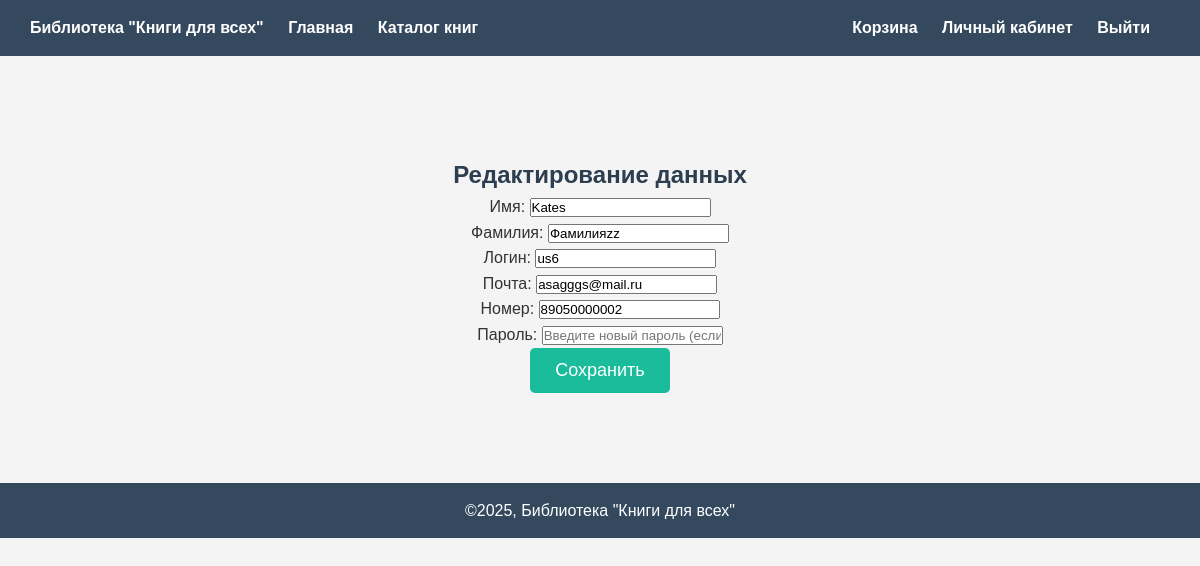
/code/user_edit.php (signed in), run on the app's committed database.
### tables this page shows
CREATE TABLE `users` (
  `ID` int(11) NOT NULL,
  `login` varchar(255) NOT NULL,
  `password` varchar(255) NOT NULL,
  `email` varchar(255) DEFAULT NULL,
  `created_at` timestamp NOT NULL DEFAULT CURRENT_TIMESTAMP,
  `name` varchar(255) DEFAULT NULL,
  `surname` varchar(255) DEFAULT NULL,
  `number` varchar(20) DEFAULT NULL,
  `reg_day` date DEFAULT NULL
);

### code/user_edit.php (the view, shortened to what this page needs)
<?php
include("db_connect.php");
$user_id = $_SESSION['ID'];
$query = "SELECT * FROM users WHERE ID = ?";
$stmt = $conn->prepare($query);
$stmt->bind_param('i', $user_id);
$stmt->execute();
$result = $stmt->get_result();
$info = $result->fetch_assoc();
?>
<!DOCTYPE html>
<html lang="ru">
<head>
    <link rel="stylesheet" href="user.css" />
</head>
<body>
<div class="header">
    <div class="left-header">
        <a href="index.php">Библиотека "Книги для всех"</a>
        <a href="index.php">Главная</a>
        <a href="catalog.php">Каталог книг</a>
    </div>
    <?php if (empty($_SESSION['auth'])): ?>
        <div class="right-header">
            <a href="reg.php">Регистрация</a>
            <a href="login.php">Вход</a>
        </div>
    <?php else: ?>
        <div class="right-header">
            <a href="cart.php">Корзина</a>
            <a href="user.php">Личный кабинет</a>
            <a href="logout.php">Выйти</a>
        </div>
    <?php endif; ?>
</div>
<div class="content">
    <h2>Редактирование данных</h2>
    <form action="user_edit.php" method="post">
        <label for="name">Имя:</label>
        <input type="text" id="name" name="name" value="<?php echo htmlspecialchars($info['name']); ?>" required /><br />
        <label for="surname">Фамилия:</label>
        <input type="text" id="surname" name="surname" value="<?php echo htmlspecialchars($info['surname']); ?>" required /><br />
        <label for="login">Логин:</label>
        <input type="text" id="login" name="login" value="<?php echo htmlspecialchars($info['login']); ?>" required /><br />
        <label for="email">Почта:</label>
        <input type="email" id="email" name="email" value="<?php echo htmlspecialchars($info['email']); ?>" required /><br />
        <label for="number">Номер:</label>
        <input type="tel" id="number" name="number" value="<?php echo htmlspecialchars($info['number']); ?>" pattern="+7([0-9]{3})[0-9]{3}-[0-9]{2}-[0-9]{2}" required /><br />
        <label for="password">Пароль:</label>
        <input type="password" id="password" name="password" placeholder="Введите новый пароль (если нужно)" /><br />
        <button type="submit" class="catalog-button">Сохранить</button>
    </form>
</div>
<div class="footer">
    <p>©2025, Библиотека "Книги для всех"</p>
</div>
</body>
</html>

### style/user.css (style rules this page uses)
* { margin: 0; padding: 0; box-sizing: border-box; }
body { font-family: 'Arial', sans-serif; background-color: #f4f4f4; color: #333; line-height: 1.6; font-size: 16px; }
a { text-decoration: none; color: inherit; }
h1, h2, h3 { color: #2c3e50; }
.header { background-color: #34495e; color: white; padding: 15px 30px; display: flex; justify-content: space-between; align-items: center; }
.header .left-header a, .header .right-header a { color: white; margin-right: 20px; font-weight: bold; }
.content { display: flex; flex-direction: column; align-items: center; justify-content: center; text-align: center; padding: 50px 20px; margin-top: 50px; }
.catalog-button { background-color: #1abc9c; color: white; padding: 12px 25px; font-size: 18px; border: none; border-radius: 5px; cursor: pointer; }
.footer { background-color: #34495e; color: white; text-align: center; padding: 15px; margin-top: 40px; }

### data on the page
users: name "Kates", surname "Фамилияzz", login "us6", email "asagggs@mail.ru", number "89050000002"
